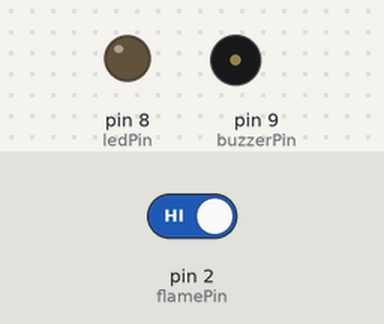
Recording of a sketch running on a simulated Arduino Uno, built with avr-gcc and run on an emulated ATmega328P. On the bench: output pins drawn as LEDs (lit = HIGH), buzzer (waves = sounding, pin HIGH). The inputs (shaded band) are chosen by the test bench; at power-on: pin 2 (flamePin) HIGH. What the sketch prints to the serial monitor is not drawn.

Above: at 1.2 s.
1.3 s: pin 2 (flamePin) driven LOW
At 2.4 s:
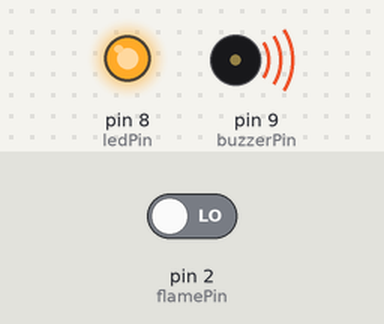
2.9 s: pin 2 (flamePin) driven HIGH
At 3.6 s:
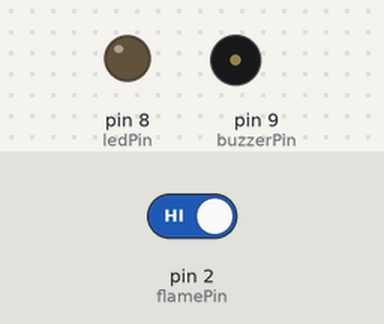
Timing chart, 0 to 5.9 s (numbered marks = the images above; inputs shaded):
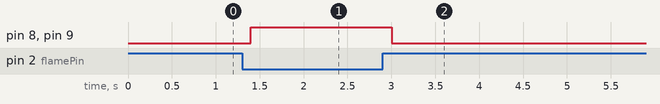

The sketch:

Flame_Detection_Alarm.ino
```cpp
int flamePin = 2;
int ledPin = 8;
int buzzerPin = 9;

void setup() {
  pinMode(flamePin, INPUT);
  pinMode(ledPin, OUTPUT);
  pinMode(buzzerPin, OUTPUT);
  Serial.begin(9600);
}

void loop() {
  int flameState = digitalRead(flamePin);

  if (flameState == LOW) { // Fire detected
    digitalWrite(ledPin, HIGH);
    digitalWrite(buzzerPin, HIGH);
    Serial.println("🔥 Fire Detected!");
  }
  else {
    digitalWrite(ledPin, LOW);
    digitalWrite(buzzerPin, LOW);
    Serial.println("No Fire");
  }

  delay(200);
}
```

Measured:
- after the input at 1.3 s, pin 8 (ledPin), pin 9 (buzzerPin): LOW → HIGH after 0.10 s
- after the input at 2.9 s, pin 8 (ledPin), pin 9 (buzzerPin): HIGH → LOW after 0.10 s
